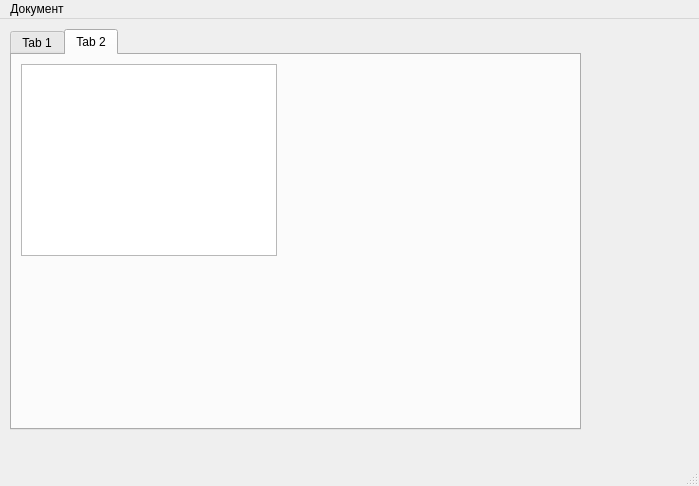
<?xml version="1.0" encoding="UTF-8"?>
<ui version="4.0">
 <class>MainWindow</class>
 <widget class="QMainWindow" name="MainWindow">
  <property name="geometry">
   <rect>
    <x>0</x>
    <y>0</y>
    <width>699</width>
    <height>486</height>
   </rect>
  </property>
  <property name="windowTitle">
   <string>MainWindow</string>
  </property>
  <widget class="QWidget" name="centralWidget">
   <widget class="QTabWidget" name="tabWidget">
    <property name="geometry">
     <rect>
      <x>10</x>
      <y>10</y>
      <width>571</width>
      <height>401</height>
     </rect>
    </property>
    <property name="currentIndex">
     <number>1</number>
    </property>
    <widget class="QWidget" name="tab">
     <attribute name="title">
      <string>Tab 1</string>
     </attribute>
    </widget>
    <widget class="QWidget" name="tab_2">
     <attribute name="title">
      <string>Tab 2</string>
     </attribute>
     <widget class="QTableWidget" name="tableWidget">
      <property name="geometry">
       <rect>
        <x>9</x>
        <y>9</y>
        <width>256</width>
        <height>192</height>
       </rect>
      </property>
     </widget>
    </widget>
   </widget>
  </widget>
  <widget class="QMenuBar" name="menuBar">
   <property name="geometry">
    <rect>
     <x>0</x>
     <y>0</y>
     <width>699</width>
     <height>21</height>
    </rect>
   </property>
   <widget class="QMenu" name="menu">
    <property name="title">
     <string>Документ</string>
    </property>
   </widget>
   <addaction name="menu"/>
  </widget>
  <widget class="QStatusBar" name="statusBar"/>
 </widget>
 <layoutdefault spacing="6" margin="11"/>
 <resources/>
 <connections/>
</ui>
